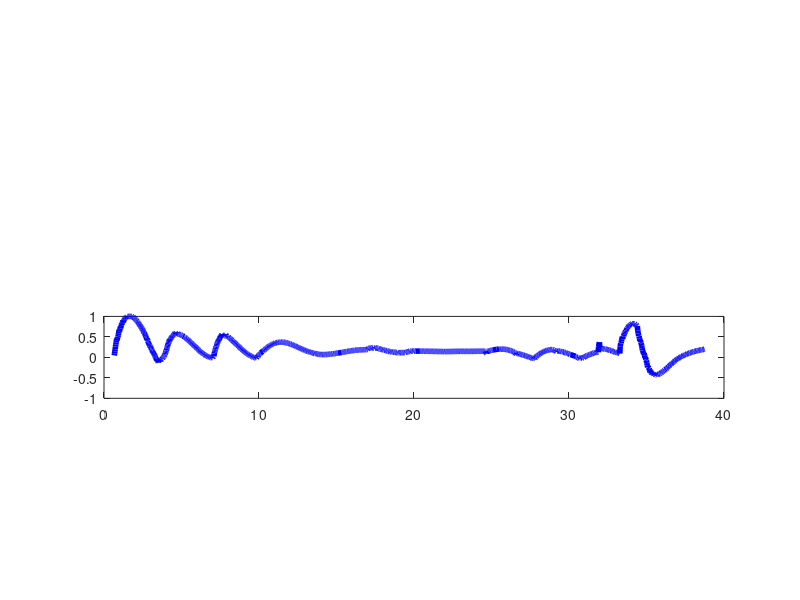
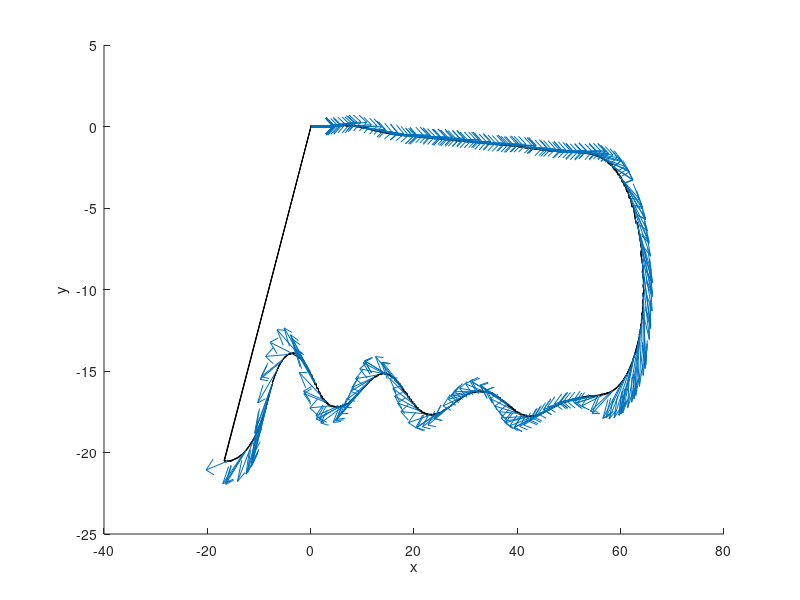

Write MATLAB code to recreate these figures, in order. (Note: this script raises an error after producing the figures.)
%% log corridor information 


horizon_global = 5;
accel_lim = [-1.0 1.0];
angluar_lim = [-0.52 0.52];

data_corridor = load('log_corridor.txt');
data_mpc = load('log_mpc.txt');
data_input = load('log_input.txt');
data_state = load('log_state.txt');

cur_line = 1;
fig_corridor = 1;
fig_state = 2;

figure(fig_state)
hold on
plot(data_state(:,2),data_state(:,3),'k-')
theta = data_state(:,4);
xaxis = [cos(theta) sin(theta)];
dd = 20;
quiver(data_state(1:dd:end,2),data_state(1:dd:end,3),xaxis(1:dd:end,1),xaxis(1:dd:end,2))
xlabel('x')
ylabel('y')

figure(fig_corridor)
subplot(4,1,3)
gg = plot(data_input(:,1),data_input(:,2),'b-','LineWidth',4);
gg.Color(4) = 0.2;
hold on
subplot(4,1,4)
gg = plot(data_input(:,1),data_input(:,3),'c-','LineWidth',4);
gg.Color(4) = 0.2;
hold on

while cur_line <= size(data_corridor,1)
    figure(fig_corridor)
    subplot(4,1,3)
    gg = plot(data_input(:,1),data_input(:,2),'b-','LineWidth',4);
    gg.Color(4) = 0.2;
    hold on
    subplot(4,1,4)
    gg = plot(data_input(:,1),data_input(:,3),'c-','LineWidth',4);
    gg.Color(4) = 0.2;
    hold on

    % Corridor 
    corr_start = cur_line; 
    cur_idx = find(data_corridor(:,1) == data_corridor(corr_start,1));
    corr_end = cur_idx(end);
    
    cur_time = data_corridor(corr_start,1);
    t1 = cur_time;
    tmax = cur_time+horizon_global;
    
    figure(fig_corridor)
    
    for idx = corr_start : corr_end
       t2 = min(t1 + data_corridor(idx,3),tmax);
       subplot(4,1,1)
       hold on
       plot([t1 min(t2,tmax)],[data_corridor(idx,4) data_corridor(idx,4)],'k-');
       plot([t1 min(t2,tmax)],[data_corridor(idx,5) data_corridor(idx,5)],'k-');
    
       subplot(4,1,2)
       hold on
       plot([t1 min(t2,tmax)],[data_corridor(idx,6) data_corridor(idx,6)],'k-');
       plot([t1 min(t2,tmax)],[data_corridor(idx,7) data_corridor(idx,7)],'k-');
       
       t1 = t2; 
    end
        
    % Corridor 
    figure(fig_corridor)
    cur_idx = find(abs(data_mpc(:,1) - cur_time)<0.001);
    mpc_start = cur_idx(1);
    
    subplot(4,1,1)
    title('x')

    plot(data_mpc(mpc_start,2:end),data_mpc(mpc_start+1,2:end),'r')
    hold off
    subplot(4,1,2)
    title('y')

    plot(data_mpc(mpc_start,2:end),data_mpc(mpc_start+2,2:end),'g')
    hold off
    
    cur_line = corr_end + 10;
    
    subplot(4,1,3)
    hold on
    yline(accel_lim(1),'r--')
    yline(accel_lim(2),'r--')
    title('accel decel')
    plot(data_mpc(mpc_start,2:end),data_mpc(mpc_start+3,2:end),'b')
    plot(data_mpc(mpc_start,2),data_mpc(mpc_start+3,2),'ko')

    
    
    
    
    subplot(4,1,4)
    hold on
    yline((angluar_lim(1)),'r--')
    yline(angluar_lim(2),'r--')
    title('angular')   
    plot(data_mpc(mpc_start,2:end),data_mpc(mpc_start+4,2:end),'c')
    plot(data_mpc(mpc_start,2),data_mpc(mpc_start+4,2),'ko')
    
    figure(fig_state)
    hold on
    plot(data_state(:,2),data_state(:,3),'k-')
    theta = data_state(:,4);
    xaxis = [cos(theta) sin(theta)];
    dd = 20;
    quiver(data_state(1:dd:end,2),data_state(1:dd:end,3),xaxis(1:dd:end,1),xaxis(1:dd:end,2),'r')
    xlabel('x')
    ylabel('y')
    
    [~,cur_idx] = min(abs(data_state(:,1) - cur_time));
    xCur = data_state(cur_idx,2);
    yCur = data_state(cur_idx,3);
    plot(xCur,yCur,'ko','MarkerSize',10);
    
    
    pause(1e-2)

% %     if cur_line  < size(data_corridor,1)
% %     clf
% %     end
end
